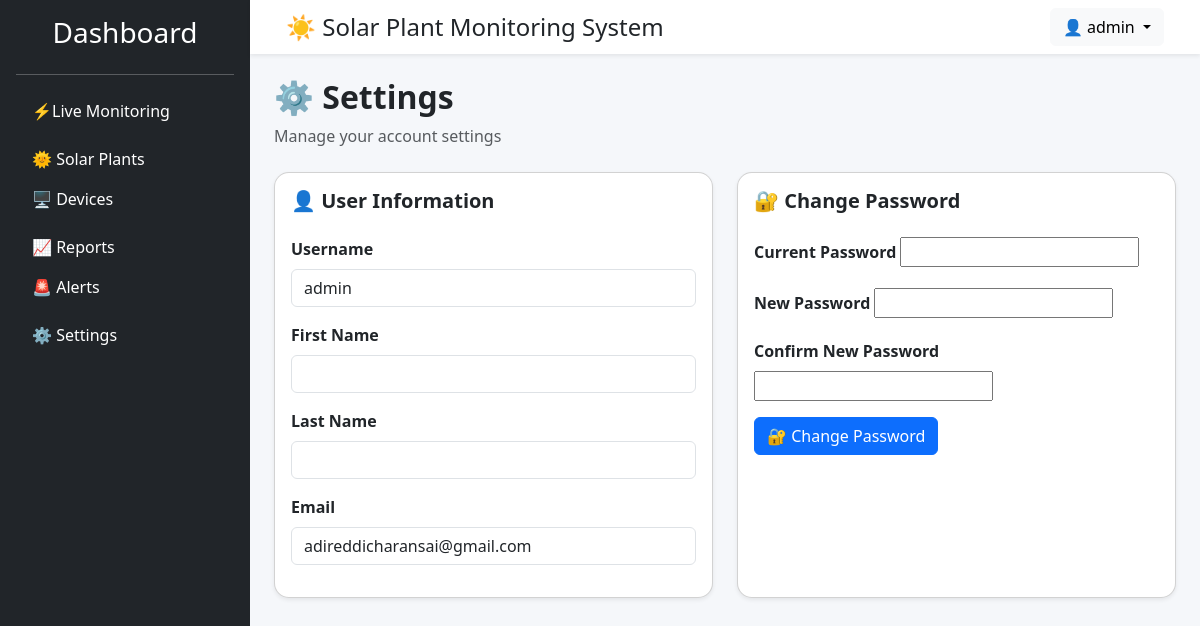
The page /settings/ (signed in) on the database its author committed.
### accounts/models.py (models this page shows, shortened)
class User(AbstractUser):
    ROLE_CHOICES = [
        ('ADMIN', 'Admin'),
        ('ENGINEER', 'Engineer'),
        ('VIEWER', 'Viewer'),
    ]
    role = models.CharField(
        max_length=20,
        choices=ROLE_CHOICES,
        default='VIEWER'
    )
    created_at = models.DateTimeField(auto_now_add=True)
    updated_at = models.DateTimeField(auto_now=True)

### settings_app/views.py (the view, shortened to what this page needs)
@login_required
def settings_page(request):
    password_form = PasswordChangeForm(
        user=request.user
    )
    return render(
        request,
        "settings/settings.html",
        {
            "user": request.user,
            "password_form": password_form,
        }
    )

### templates/settings/settings.html (shortened to what this page needs)
{% extends 'base.html' %}
{% block content %}
<div class="container-fluid">
    <h2 class="fw-bold mb-2">
        ⚙️ Settings
    </h2>
    <p class="text-muted mb-4">
        Manage your account settings
    </p>
    <div class="row g-4">
        <div class="col-md-6">
            <div class="card shadow-sm h-100">
                <div class="card-body">
                    <h5 class="fw-bold mb-4">
                        👤 User Information
                    </h5>
                    <div class="mb-3">
                        <label class="form-label fw-bold">
                            Username
                        </label>
                        <input
                            type="text"
                            class="form-control"
                            value="{{ user.username }}"
                            readonly>
                    </div>
                    <div class="mb-3">
                        <label class="form-label fw-bold">
                            First Name
                        </label>
                        <input
                            type="text"
                            class="form-control"
                            value="{{ user.first_name }}"
                            readonly>
                    </div>
                    <div class="mb-3">
                        <label class="form-label fw-bold">
                            Last Name
                        </label>
                        <input
                            type="text"
                            class="form-control"
                            value="{{ user.last_name }}"
                            readonly>
                    </div>
                    <div class="mb-3">
                        <label class="form-label fw-bold">
                            Email
                        </label>
                        <input
                            type="email"
                            class="form-control"
                            value="{{ user.email }}"
                            readonly>
                    </div>
                </div>
            </div>
        </div>
        <div class="col-md-6">
            <div class="card shadow-sm h-100">
                <div class="card-body">
                    <h5 class="fw-bold mb-4">
                        🔐 Change Password
                    </h5>
                    <form method="POST">
                        <div class="mb-3">
                            <label class="form-label fw-bold">
                                Current Password
                            </label>
                            {{ password_form.old_password }}
                        </div>
                        <div class="mb-3">
                            <label class="form-label fw-bold">
                                New Password
                            </label>
                            {{ password_form.new_password1 }}
                        </div>
                        <div class="mb-3">
                            <label class="form-label fw-bold">
                                Confirm New Password
                            </label>
                            {{ password_form.new_password2 }}
                        </div>
                        <button
                            type="submit"
                            class="btn btn-primary">
                            🔐 Change Password
                        </button>
                    </form>
                </div>
            </div>
</div>
{% endblock %}

### templates/components/navbar.html (shortened to what this page needs)
<nav class="navbar navbar-expand-lg bg-white shadow-sm px-4">
    <div class="container-fluid">
        <h4 class="mb-0">☀️ Solar Plant Monitoring System</h4>
        <div class="dropdown">
            <button
                class="btn btn-light dropdown-toggle"
                data-bs-toggle="dropdown">
                👤 {{ request.user.username }}
            </button>
        </div>
    </div>
</nav>

### static/css/dashboard.css (style rules this page uses)
body { background:#f5f7fa; }
.card { border-radius:15px; transition:.3s; }

### rows shown on the page
User: user.username "admin", username "admin", email "adireddicharansai@gmail.com"
